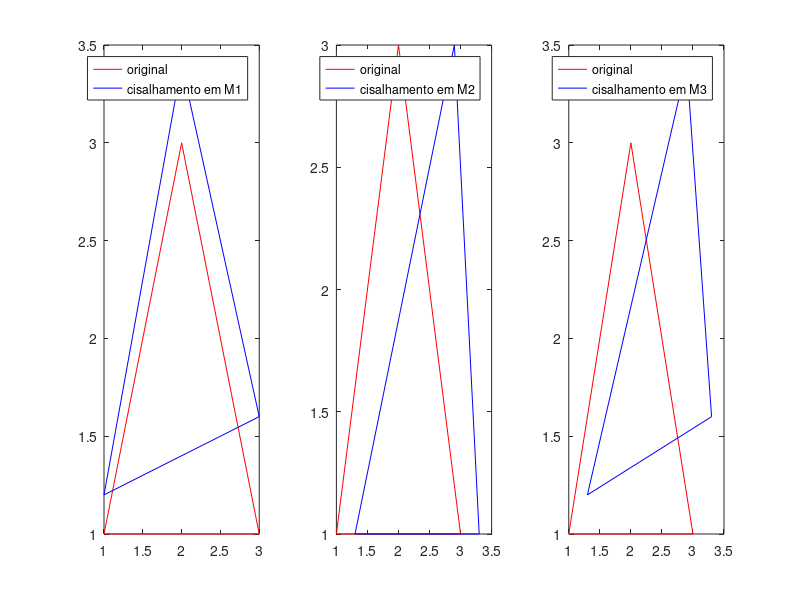

MATLAB code for this plot:
function retval = qst1Cisalhamento()
  
  function pontosTransformados = cisalhamento(pontos, matriz)
    pontosTransformados = pontos * matriz;
  endfunction
  
  pontos = [1 1; 3 1; 2 3];
  M1 = [1 0.2; 0 1];
  M2 = [1 0; 0.3 1];
  M3 = [1 0.2; 0.3 1];
  
  pontos(length(pontos)+1, :) = [pontos(1, 1) pontos(1, 2)];
  
  cis1 = cisalhamento(pontos, M1);
  cis2 = cisalhamento(pontos, M2);
  cis3 = cisalhamento(pontos, M3);
  
  subplot(1,3,1), plot(pontos(:, 1), pontos(:, 2), '-r',
       cis1(:, 1), cis1(:, 2), '-b'), legend("original", "cisalhamento em M1");
  subplot(1,3,2), plot(pontos(:, 1), pontos(:, 2), '-r',
       cis2(:, 1), cis2(:, 2), '-b'), legend("original", "cisalhamento em M2");
  subplot(1,3,3), plot(pontos(:, 1), pontos(:, 2), '-r',
       cis3(:, 1), cis3(:, 2), '-b'), legend("original", "cisalhamento em M3");
  
endfunction
